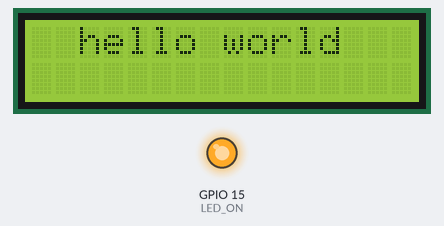
Recording of a program running on a simulated Raspberry Pi (BCM pin numbers). On the bench: 16×2 character LCD, output pins drawn as LEDs (lit = HIGH). Pins used as bus, display or sensor lines are not drawn. At 3.6 s the program stops and its outputs stay as they are.

Above: at 1.6 s.
At 3.7 s:
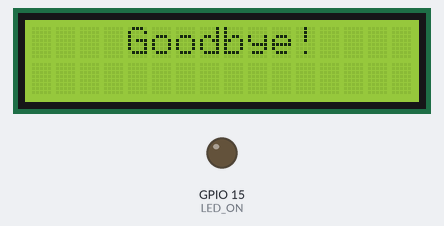
Timing chart, 0 to 5.1 s (numbered marks = the images above):
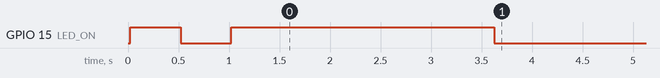

The program:

lcd16x2.py
```python
import RPi.GPIO as GPIO
import time

# Define GPIO to LCD mapping
LCD_RS = 7
LCD_E  = 8
LCD_D4 = 25
LCD_D5 = 24
LCD_D6 = 23
LCD_D7 = 18
LED_ON = 15

# Define some device constants
LCD_WIDTH = 16    # Maximum characters per line
LCD_CHR = True
LCD_CMD = False

LCD_LINE_1 = 0x80 # LCD RAM address for the 1st line
LCD_LINE_2 = 0xC0 # LCD RAM address for the 2nd line

# Timing constants
E_PULSE = 0.0005
E_DELAY = 0.0005

def main():
  # Main program block

  GPIO.setwarnings(False)
  GPIO.setmode(GPIO.BCM)       # Use BCM GPIO numbers
  GPIO.setup(LCD_E, GPIO.OUT)  # E
  GPIO.setup(LCD_RS, GPIO.OUT) # RS
  GPIO.setup(LCD_D4, GPIO.OUT) # DB4
  GPIO.setup(LCD_D5, GPIO.OUT) # DB5
  GPIO.setup(LCD_D6, GPIO.OUT) # DB6
  GPIO.setup(LCD_D7, GPIO.OUT) # DB7
  GPIO.setup(LED_ON, GPIO.OUT) # Backlight enable

  # Initialise display
  lcd_init()

  # Toggle backlight on-off-on
  lcd_backlight(True)
  time.sleep(0.5)
  lcd_backlight(False)
  time.sleep(0.5)
  lcd_backlight(True)
  time.sleep(0.5)


def lcd_init():
  # Initialise display
  lcd_byte(0x33,LCD_CMD) # 110011 Initialise
  lcd_byte(0x32,LCD_CMD) # 110010 Initialise
  lcd_byte(0x06,LCD_CMD) # 000110 Cursor move direction
  lcd_byte(0x0C,LCD_CMD) # 001100 Display On,Cursor Off, Blink Off
  lcd_byte(0x28,LCD_CMD) # 101000 Data length, number of lines, font size
  lcd_byte(0x01,LCD_CMD) # 000001 Clear display
  time.sleep(E_DELAY)

def lcd_byte(bits, mode):
  # Send byte to data pins
  # bits = data
  # mode = True  for character
  #        False for command

  GPIO.output(LCD_RS, mode) # RS

  # High bits
  GPIO.output(LCD_D4, False)
  GPIO.output(LCD_D5, False)
  GPIO.output(LCD_D6, False)
  GPIO.output(LCD_D7, False)
  if bits&0x10==0x10:
    GPIO.output(LCD_D4, True)
  if bits&0x20==0x20:
    GPIO.output(LCD_D5, True)
  if bits&0x40==0x40:
    GPIO.output(LCD_D6, True)
  if bits&0x80==0x80:
    GPIO.output(LCD_D7, True)

  # Toggle 'Enable' pin
  lcd_toggle_enable()

  # Low bits
  GPIO.output(LCD_D4, False)
  GPIO.output(LCD_D5, False)
  GPIO.output(LCD_D6, False)
  GPIO.output(LCD_D7, False)
  if bits&0x01==0x01:
    GPIO.output(LCD_D4, True)
  if bits&0x02==0x02:
    GPIO.output(LCD_D5, True)
  if bits&0x04==0x04:
    GPIO.output(LCD_D6, True)
  if bits&0x08==0x08:
    GPIO.output(LCD_D7, True)

  # Toggle 'Enable' pin
  lcd_toggle_enable()

def lcd_toggle_enable():
  # Toggle enable
  time.sleep(E_DELAY)
  GPIO.output(LCD_E, True)
  time.sleep(E_PULSE)
  GPIO.output(LCD_E, False)
  time.sleep(E_DELAY)

def lcd_string(message,line,style):
  # Send string to display
  # style=1 Left justified
  # style=2 Centred
  # style=3 Right justified

  if style==1:
    message = message.ljust(LCD_WIDTH," ")
  elif style==2:
    message = message.center(LCD_WIDTH," ")
  elif style==3:
    message = message.rjust(LCD_WIDTH," ")

  lcd_byte(line, LCD_CMD)

  for i in range(LCD_WIDTH):
    lcd_byte(ord(message[i]),LCD_CHR)

def lcd_backlight(flag):
  # Toggle backlight on-off-on
  GPIO.output(LED_ON, flag)

if __name__ == '__main__':
  try:
    main()
    lcd_string("hello world",LCD_LINE_1,2)
    time.sleep(2)
  except KeyboardInterrupt:
    pass
  finally:
    lcd_byte(0x01, LCD_CMD)
    lcd_string("Goodbye!",LCD_LINE_1,2)
    GPIO.cleanup()
```

Measured:
- by itself, GPIO 15 (LED_ON): LOW → HIGH at 0.02 s, → LOW 0.50 s later, → HIGH 0.50 s later, → LOW 2.6 s later
- what the display in image 0 shows lasts 2.0 s, from 1.6 s to 3.6 s
